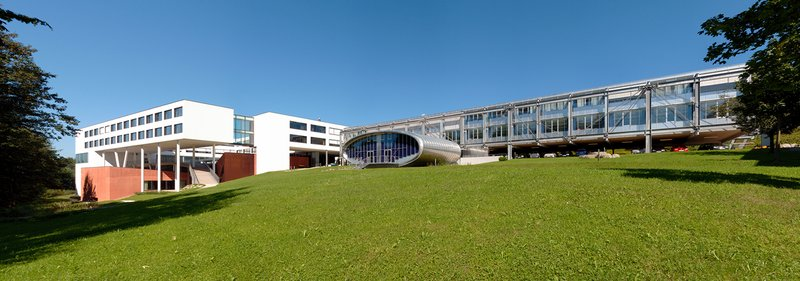
#> input picture campus.jpg, 800 x 281 px, given in place of gogh.jpg, which was not available; the run also reads 1 picture not shown here
$ jupyter execute --allow-errors 02_Images.ipynb   (shell and % lines are left out)   (text cells are left out)
#> lines starting #> are read from the running program, lines starting #| are printed output that depends on the picture; pictures that were not available may be replaced by others from this repository, and a replacement may not be noted
[cell 1]
import os
import cv2
import numpy as np
import matplotlib.pyplot as plt

[cell 2]
image = cv2.imread("gogh.jpg")
#> image is the input picture: shape (281, 800, 3); mean B, G, R 105, 121.7, 99.3
print(f"Type: {type(image)}, Shape: {image.shape}, Dtype: {image.dtype}")
#| Type: <class 'numpy.ndarray'>, Shape: (281, 800, 3), Dtype: uint8

[cell 3]
print(f"Image shape: {image.shape}")
#| Image shape: (281, 800, 3)
print(f"Pixel at (0,0) [BGR]: {image[0, 0]}")
#| Pixel at (0,0) [BGR]: [204 152  85]

[cell 4]
plt.imshow(image)
plt.axis("off")
plt.title("Displayed directly \u2014 colors are wrong!")
plt.show()

[cell 5]
image_rgb = cv2.cvtColor(image, cv2.COLOR_BGR2RGB)
plt.imshow(image_rgb)
plt.axis("off")
plt.title("After BGR \u2192 RGB conversion")
plt.show()

[cell 6]
def imshow(image, *args, **kwargs):
    if len(image.shape) == 3:
        image = cv2.cvtColor(image, cv2.COLOR_BGR2RGB)
    else:
        image = cv2.cvtColor(image, cv2.COLOR_GRAY2RGB)
    plt.imshow(image, *args, **kwargs)
    plt.axis("off")
    plt.show()

[cell 7]
b, g, r = cv2.split(image)
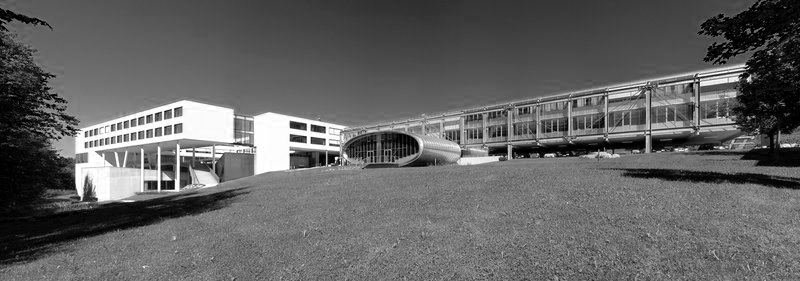
#> r: shape (281, 800); min 0, max 255, mean 99.3

fig, axes = plt.subplots(1, 4, figsize=(16, 4))
axes[0].imshow(cv2.cvtColor(image, cv2.COLOR_BGR2RGB))
axes[0].set_title("Original (RGB)")

channels = [(r, 0, "Red"), (g, 1, "Green"), (b, 2, "Blue")]
for ax, (ch, idx, name) in zip(axes[1:], channels):
    tinted = np.zeros((*ch.shape, 3), dtype=np.uint8)
    tinted[:, :, idx] = ch
    ax.imshow(tinted)
    ax.set_title(name)
#> this loop made 3 passes
#> name on passes 1 to 3: 'Red', 'Green', 'Blue'
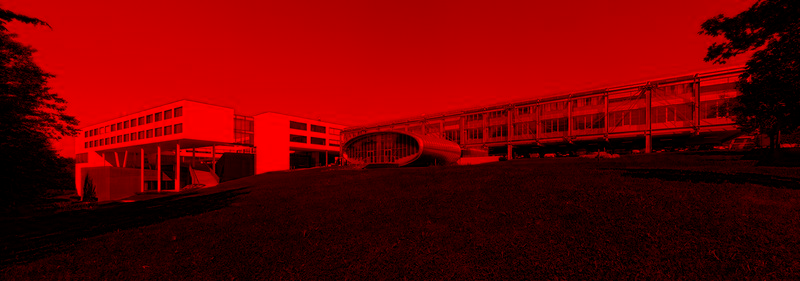
#> tinted: shape (281, 800, 3); mean of channels 0, 1, 2 0, 0, 105; drawn as B, G, R

for ax in axes:
    ax.axis("off")
plt.tight_layout()
plt.show()

[cell 8]
red_mask = np.zeros(shape=image.shape[0:2], dtype=bool)
green_mask, blue_mask = red_mask.copy(), red_mask.copy()
red_mask[0::2, 0::2] = True
blue_mask[1::2, 1::2] = True
green_mask[0::2, 1::2] = True
green_mask[1::2, 0::2] = True

rsize = np.ceil(np.asarray(red_mask.shape) / 2.0).astype(int)
reds = image[:, :, 2][red_mask].reshape(rsize)

bsize = np.floor(np.asarray(blue_mask.shape) / 2.0).astype(int)
blues = image[:, :, 0][blue_mask].reshape(bsize)
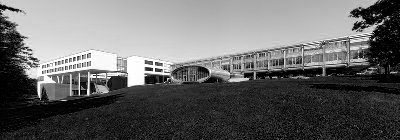
#> blues: shape (140, 400); min 0, max 255, mean 105

bayer = np.zeros(shape=(*image.shape[0:2], 3), dtype=image.dtype)
bayer[:, :, 0][blue_mask] = blues.flatten()
bayer[:, :, 2][red_mask] = reds.flatten()
bayer[:, :, 1][green_mask] = image[:, :, 1][green_mask]
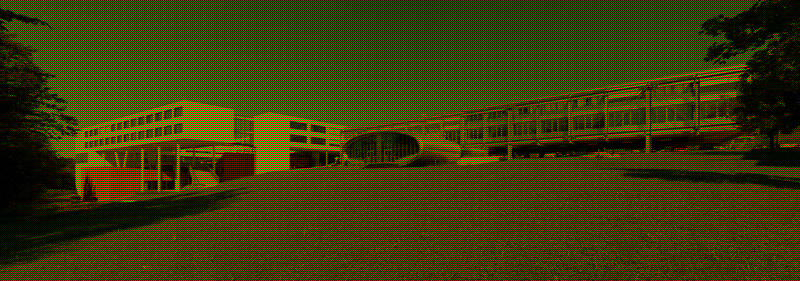
#> bayer: shape (281, 800, 3); mean of channels 0, 1, 2 26.2, 60.9, 24.9; drawn as B, G, R

fig, axes = plt.subplots(1, 2, figsize=(14, 5))
axes[0].imshow(cv2.cvtColor(bayer[:16, :16], cv2.COLOR_BGR2RGB), interpolation="nearest")
axes[0].set_title("Bayer Pattern (zoomed 16×16)")
axes[1].imshow(cv2.cvtColor(bayer, cv2.COLOR_BGR2RGB))
axes[1].set_title("Full Bayer Image")
for ax in axes:
    ax.axis("off")
plt.tight_layout()
plt.show()

[cell 9]
def downsample(img):
    return img[0::2, 0::2]

half = downsample(image)
quad = downsample(half)
eighth = downsample(quad)

fig, axes = plt.subplots(1, 2, figsize=(14, 5))
axes[0].imshow(cv2.cvtColor(image, cv2.COLOR_BGR2RGB))
axes[0].set_title(f"Original ({image.shape[1]}×{image.shape[0]})")
axes[1].imshow(cv2.cvtColor(eighth, cv2.COLOR_BGR2RGB))
axes[1].set_title(f"Naive 1/8 ({eighth.shape[1]}×{eighth.shape[0]})")
for ax in axes:
    ax.axis("off")
plt.tight_layout()
plt.show()

[cell 10]
smooth = cv2.resize(image, eighth.shape[1::-1], interpolation=cv2.INTER_AREA)

fig, axes = plt.subplots(1, 2, figsize=(14, 5))
axes[0].imshow(cv2.cvtColor(eighth, cv2.COLOR_BGR2RGB))
axes[0].set_title("Naive downsample (aliasing)")
axes[1].imshow(cv2.cvtColor(smooth, cv2.COLOR_BGR2RGB))
axes[1].set_title("OpenCV resize (no aliasing)")
for ax in axes:
    ax.axis("off")
plt.tight_layout()
plt.show()
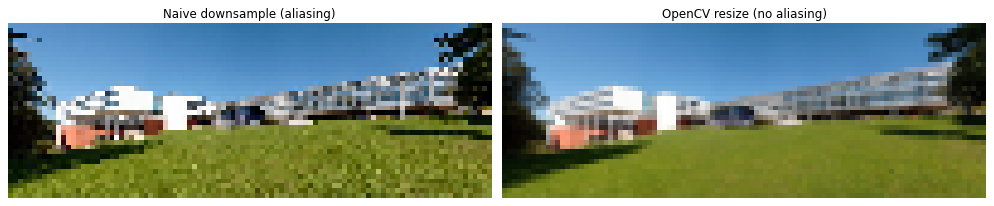
#> figure drawn by matplotlib, 2 panels

[cell 11]
hsv = cv2.cvtColor(image, cv2.COLOR_BGR2HSV)
#> hsv: shape (281, 800, 3); mean H, S, V 64.1, 147.1, 141.9
h, s, v = cv2.split(hsv)
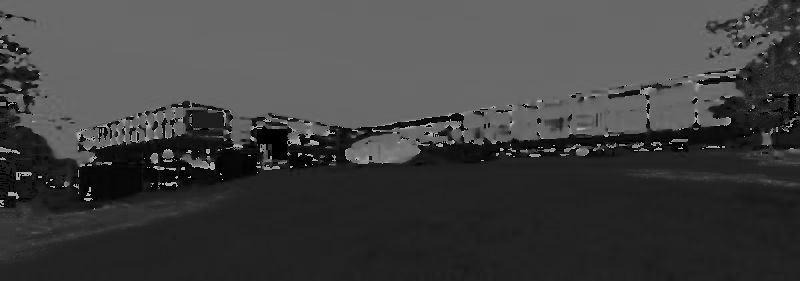
#> h: shape (281, 800); min 0, max 179, mean 64.1
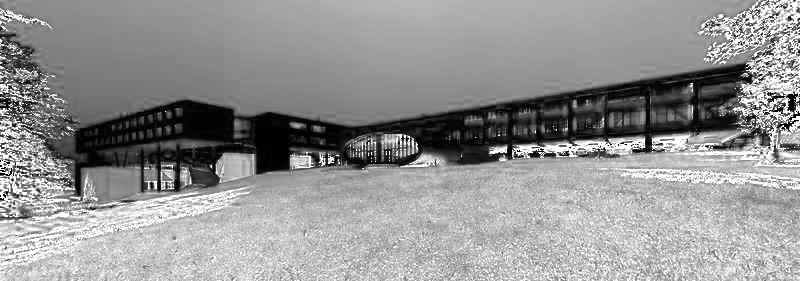
#> s: shape (281, 800); min 0, max 255, mean 147.1
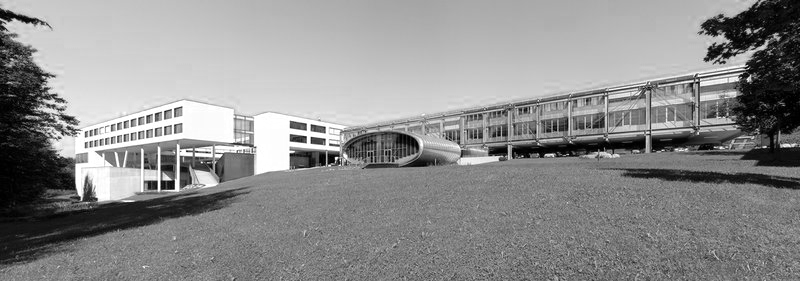
#> v: shape (281, 800); min 0, max 255, mean 141.9

fig, axes = plt.subplots(1, 4, figsize=(16, 4))
axes[0].imshow(cv2.cvtColor(image, cv2.COLOR_BGR2RGB))
axes[0].set_title("Original")
axes[1].imshow(h, cmap="hsv", vmin=0, vmax=179)
axes[1].set_title("Hue")
axes[2].imshow(s, cmap="gray")
axes[2].set_title("Saturation")
axes[3].imshow(v, cmap="gray")
axes[3].set_title("Value")
for ax in axes:
    ax.axis("off")
plt.suptitle("HSV Color Space", fontsize=14)
plt.tight_layout()
plt.show()

[cell 12]
lab = cv2.cvtColor(image, cv2.COLOR_BGR2LAB)
#> lab: shape (281, 800, 3); mean of channels 0, 1, 2 124.9, 121.2, 134.3
l_ch, a_ch, b_ch = cv2.split(lab)
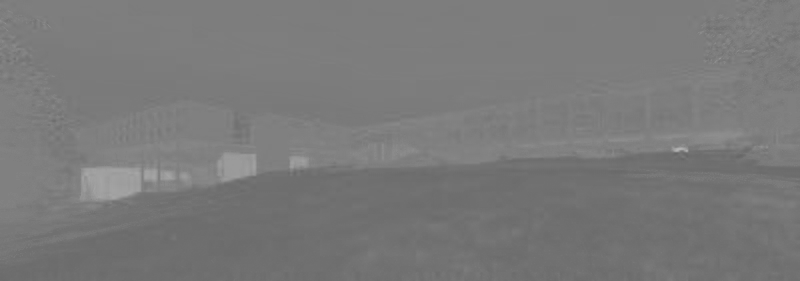
#> a_ch: shape (281, 800); min 102, max 180, mean 121.2
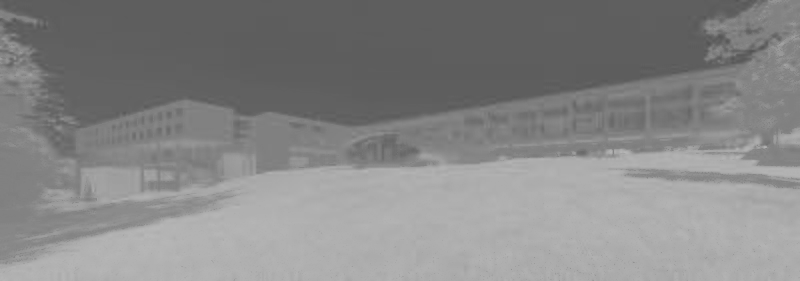
#> b_ch: shape (281, 800); min 84, max 183, mean 134.3

fig, axes = plt.subplots(1, 4, figsize=(16, 4))
axes[0].imshow(cv2.cvtColor(image, cv2.COLOR_BGR2RGB))
axes[0].set_title("Original")
axes[1].imshow(l_ch, cmap="gray")
axes[1].set_title("L* (Lightness)")
axes[2].imshow(a_ch, cmap="RdYlGn_r")
axes[2].set_title("a* (Green \u2194 Red)")
axes[3].imshow(b_ch, cmap="PiYG_r")
axes[3].set_title("b* (Blue \u2194 Yellow)")
for ax in axes:
    ax.axis("off")
plt.suptitle("Lab* Color Space", fontsize=14)
plt.tight_layout()
plt.show()

[cell 13]
cat = cv2.imread("cat.jpg")

def show_color_spaces(img, title):
#> called with title = 'Van Gogh — Color Spaces'
    rgb = cv2.cvtColor(img, cv2.COLOR_BGR2RGB)
    hsv = cv2.cvtColor(img, cv2.COLOR_BGR2HSV)
    lab = cv2.cvtColor(img, cv2.COLOR_BGR2LAB)

    fig, axes = plt.subplots(3, 4, figsize=(14, 10))
    fig.suptitle(title, fontsize=16)

    # RGB
    axes[0, 0].imshow(rgb)
    axes[0, 0].set_ylabel("RGB", fontsize=12)
    for i, name in enumerate(["Red", "Green", "Blue"]):
        axes[0, i + 1].imshow(rgb[:, :, i], cmap="gray")
        axes[0, i + 1].set_title(name)

    # HSV
    axes[1, 0].imshow(rgb)
    axes[1, 0].set_ylabel("HSV", fontsize=12)
    hsv_cfg = [("Hue", "hsv"), ("Saturation", "gray"), ("Value", "gray")]
    for i, (name, cmap) in enumerate(hsv_cfg):
        axes[1, i + 1].imshow(hsv[:, :, i], cmap=cmap)
        axes[1, i + 1].set_title(name)

    # Lab
    axes[2, 0].imshow(rgb)
    axes[2, 0].set_ylabel("Lab*", fontsize=12)
    lab_cfg = [("L*", "gray"), ("a*", "RdYlGn_r"), ("b*", "PiYG_r")]
    for i, (name, cmap) in enumerate(lab_cfg):
        axes[2, i + 1].imshow(lab[:, :, i], cmap=cmap)
        axes[2, i + 1].set_title(name)

    for ax in axes.flat:
        ax.axis("off")
    plt.tight_layout()
    plt.show()

show_color_spaces(image, "Van Gogh \u2014 Color Spaces")
#> (the rest of this cell did not finish here and is left out)


[cell 14]
# Solution (a)

[cell 15]
# Solution

[cell 16]
from pathlib import Path


TRAIN_DIR = Path("fruits-360-100x100") / "Training"

def load_fruit(class_name, index=0):
    """Load a single fruit image (BGR) by class name and index."""
    cls_dir = TRAIN_DIR / class_name
    return cv2.imread(str(sorted(cls_dir.glob("*.jpg"))[index]))

fruit_names = ["Apple Red 1", "Banana 1", "Kiwi 1", "Orange 1", "Blueberry 1"]
fruits = {name: load_fruit(name) for name in fruit_names}
#> fruits = 5 items

fig, axes = plt.subplots(1, len(fruits), figsize=(15, 3))
for ax, (name, img) in zip(axes, fruits.items()):
    ax.imshow(cv2.cvtColor(img, cv2.COLOR_BGR2RGB))
    ax.set_title(name, fontsize=10)
    ax.axis("off")
#> this loop made 5 passes
#> name on passes 1 to 5: 'Apple Red 1', 'Banana 1', 'Kiwi 1', 'Orange 1', 'Blueberry 1'
plt.suptitle("Fruits-360 Samples", fontsize=14)
plt.tight_layout()
plt.show()
